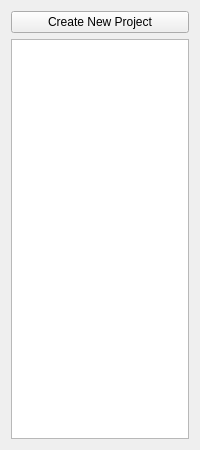
<?xml version="1.0" encoding="UTF-8"?>
<ui version="4.0">
 <class>FormLeft</class>
 <widget class="QWidget" name="FormLeft">
  <property name="geometry">
   <rect>
    <x>0</x>
    <y>0</y>
    <width>200</width>
    <height>450</height>
   </rect>
  </property>
  <property name="windowTitle">
   <string>Form</string>
  </property>
  <layout class="QGridLayout" name="gridLayout">
   <item row="1" column="0">
    <widget class="QListView" name="listView"/>
   </item>
   <item row="0" column="0">
    <widget class="QPushButton" name="pushButton_CreateNewProject">
     <property name="text">
      <string>Create New Project</string>
     </property>
    </widget>
   </item>
  </layout>
 </widget>
 <resources/>
 <connections/>
</ui>
